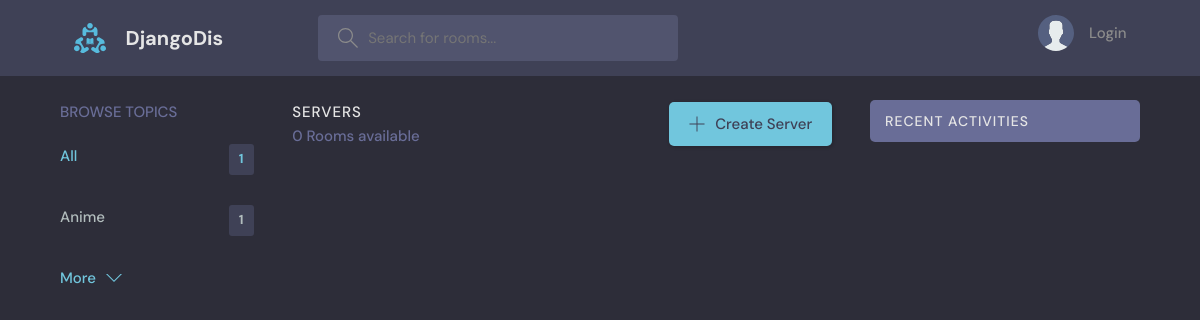
The app's page /?nam=Fiction, older data.
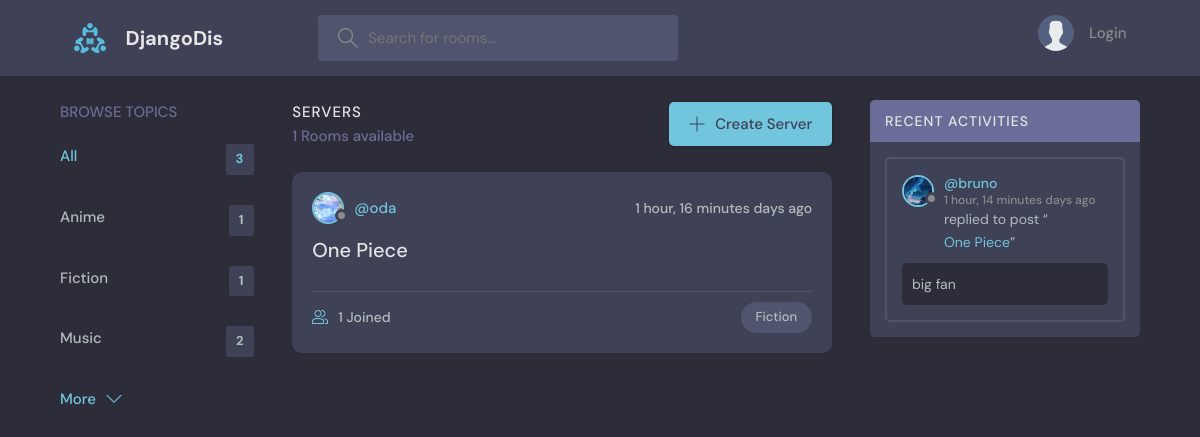
The same page, newer data.
### base/models.py (models this page shows, shortened)
class Topic(models.Model):
    name = models.CharField(max_length=220)

class Server(models.Model):
    owner = models.ForeignKey(User, on_delete=models.SET_NULL,null=True)
    topic = models.ForeignKey(Topic, on_delete=models.SET_NULL, null=True)
    name = models.CharField(max_length=200)
    description = models.TextField(null=True , blank=True) # null for db and blank for frontend
    members = models.ManyToManyField(User, related_name='members', blank=True)
    created = models.DateTimeField(auto_now_add=True)
    updated = models.DateTimeField(auto_now=True)
    class Meta:
        ordering = ['-updated', '-created']
    def __str__(self):
        return self.name

class User(AbstractUser):
    name = models.CharField(max_length=200, null=True)
    email = models.EmailField(unique=True)
    bio = models.TextField(null=True)
    avatar = models.ImageField(null=True, default="avatar.svg")
    USERNAME_FIELD = "email"
    REQUIRED_FIELDS = []

class Msg(models.Model): # Msg written cause message is keyword in django
    user = models.ForeignKey(User,on_delete=models.CASCADE)
    body = models.TextField()
    server = models.ForeignKey(Server, on_delete=models.CASCADE)
    created = models.DateTimeField(auto_now_add=True)
    updated = models.DateTimeField(auto_now=True)
    class Meta:
        ordering = ['-updated', '-created']

### base/views.py (the view)
# urls.py: path('',views.home, name="home"),
def home(request):
    nam = request.GET.get('nam') if request.GET.get('nam') != None else ''
    servers = Server.objects.filter(
        Q(topic__name__icontains = nam) |
        Q(name__icontains = nam) |
        Q(description__icontains = nam)
        ) #contains means case sensitive icontains means case INsensitive
    topics_count = Topic.objects.all().count()
    topics = Topic.objects.all()[0:4] # limit 4 display of topics in homepage
    server_count = servers.count()
    server_msgs = Msg.objects.filter(Q(server__topic__name__icontains = nam))
    context = {'servers' :servers, 'topics': topics, 'server_count' : server_count, 'server_msgs':server_msgs, 'topics_count': topics_count}
    return render(request, 'base/home.html' , context)

### base/templates/base/home.html (shortened to what this page needs)
{% extends 'main.html' %}
{% block content%}
  <main class="layout layout--3">
    <div class="container">
      {% include 'base/topics_component.html' %}
      <div class="roomList">
        <div class="roomList__header">
          <div>
            <h2>Servers</h2>
            <p>{{server_count}} Rooms available</p>
          </div>
          <a class="btn btn--main" href="{% url 'create-server' %}">
            <svg version="1.1" xmlns="http://www.w3.org/2000/svg" width="32" height="32" viewBox="0 0 32 32">
              <title>add</title>
              <path
                d="M16.943 0.943h-1.885v14.115h-14.115v1.885h14.115v14.115h1.885v-14.115h14.115v-1.885h-14.115v-14.115z"
              ></path>
            </svg>
            Create Server
          </a>
        </div>
        {% include 'base/feed_component.html' %}
        </div>
        {% include 'base/activity_component.html' %}
    </div>
  </main>
{% endblock content %}

### base/templates/base/topics_component.html
<div class="topics">
    <div class="topics__header">
      <h2>Browse Topics</h2>
    </div>
    <ul class="topics__list">
      <li>
        <a href="{% url 'home' %}" class="active">All <span>{{ topics.count }}</span></a>
      </li>
      {% for topic in topics %}
      <li>
        <a href="{% url 'home' %}?nam={{topic.name}}">{{ topic.name }} <span> {{ topic.server_set.all.count }} </span></a>
      </li>
      {% endfor %}
    </ul>
    <a class="btn btn--link" href="{% url 'topics' %}">
      More
      <svg version="1.1" xmlns="http://www.w3.org/2000/svg" width="32" height="32" viewBox="0 0 32 32">
        <title>chevron-down</title>
        <path d="M16 21l-13-13h-3l16 16 16-16h-3l-13 13z"></path>
      </svg>
    </a>
  </div>

### base/templates/base/feed_component.html (shortened to what this page needs)
{% for server in servers %}
<div class="roomListRoom">
    <div class="roomListRoom__header">
      <a href="{% url 'user-profile' server.owner.id %}" class="roomListRoom__author">
        <div class="avatar avatar--small">
          <img src="{{ server.owner.avatar.url }}" />
        </div>
        <span>@{{ server.owner.username }}</span>
      </a>
      <div class="roomListRoom__actions">
        <span>{{ server.created | timesince }} days ago</span>
      </div>
    </div>
    <div class="roomListRoom__content">
      <a href="{% url 'server' server.id %}">{{ server.name }}</a>
    </div>
    <div class="roomListRoom__meta">
      <a href="{% url 'server' server.id %}" class="roomListRoom__joined">
        {{ server.members.all.count }} Joined
      </a>
      <p class="roomListRoom__topic">{{ server.topic.name }}</p>
    </div>
</div>
{% endfor %}

### base/templates/base/activity_component.html (shortened to what this page needs)
<div class="activities">
    <div class="activities__header">
        <h2>Recent Activities</h2>
    </div>
    {% for msg in server_msgs %}
    <div class="activities__box">
        <div class="activities__boxHeader roomListRoom__header">
        <a href="{% url 'user-profile' msg.user.id %}" class="roomListRoom__author">
            <div class="avatar avatar--small">
            <img src="{{ msg.user.avatar.url }}" />
            </div>
            <p>
            @{{ msg.user.username }}
            <span>{{msg.created | timesince }} days ago</span>
            </p>
        </a>
        </div>
        <div class="activities__boxContent">
        <p>replied to post “<a href="{% url 'server' msg.server.id %}">{{ msg.server }}</a>”</p>
        <div class="activities__boxRoomContent">
            {{ msg.body }}
        </div>
        </div>
    </div>
    {% endfor %}
</div>

Row changes from the older to the newer data that the page shows:
added Topic: name "Fiction", server_set.all.count "1"
added Topic: name "Music", server_set.all.count "2"
added Server: owner.avatar (picture), owner.username "oda", created "1 hour, 16 minutes", name "One Piece", members.all.count "1", topic.name "Fiction"
added Msg: user.avatar (picture), user.username "bruno", created "1 hour, 14 minutes", server "One Piece", body "big fan"
Text that changed along with them:
{{ topics.count }}: "1" → "3"
{{ server_count }}: "0" → "1"
